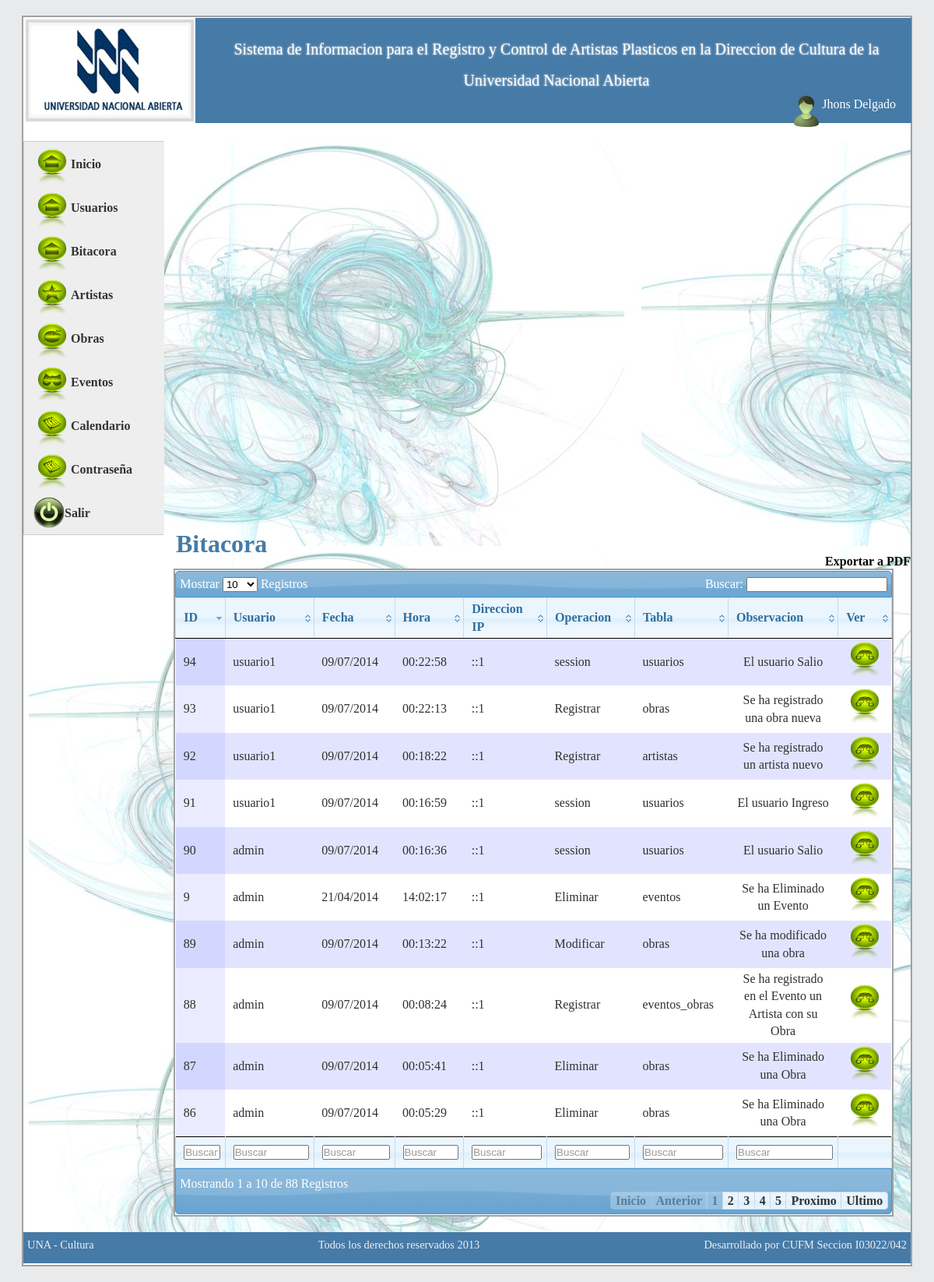
/sistema/controller/bitacora.php (signed in), run on the app's committed database.
### tables this page shows
CREATE TABLE IF NOT EXISTS `usuarios` (
  `id_usuarios` int(11) NOT NULL AUTO_INCREMENT,
  `usuario` varchar(50) NOT NULL,
  `clave` text NOT NULL,
  `estatus` int(1) NOT NULL,
  `usuario_reg` int(11) NOT NULL,
  `fecha_reg` date NOT NULL,
  `hora_reg` time NOT NULL,
  `usuario_mod` int(11) NOT NULL,
  `fecha_mod` date NOT NULL,
  `hora_mod` time NOT NULL,
  `intentos` int(11) NOT NULL,
  `tipo` varchar(10) NOT NULL,
  `nombre` varchar(100) NOT NULL,
  `apellido` varchar(100) NOT NULL,
  `tipo_cedula` varchar(1) NOT NULL,
  `num_cedula` int(11) NOT NULL,
  `email` varchar(100) DEFAULT NULL,
  `telefono` varchar(11) DEFAULT NULL,
  `cambioclave` varchar(1) NOT NULL DEFAULT 's',
  `session` int(11) NOT NULL DEFAULT '0',
  PRIMARY KEY (`id_usuarios`),
  UNIQUE KEY `usuario` (`usuario`),
  KEY `estatus` (`estatus`)
);

CREATE TABLE IF NOT EXISTS `bitacora` (
  `id_bitacora` int(11) NOT NULL AUTO_INCREMENT,
  `usuario` int(11) NOT NULL,
  `fecha_reg` date NOT NULL,
  `hora_reg` time NOT NULL,
  `tabla` varchar(100) NOT NULL,
  `operacion` varchar(20) NOT NULL,
  `observacion` text NOT NULL,
  `direccion_ip` varchar(100) NOT NULL,
  PRIMARY KEY (`id_bitacora`)
);

### sistema/controller/bitacora.php (called while the page is built, shortened)
<?php
include '../model/index.php';
$bitacora = new Bitacora();
$consulta = $bitacora->listado();
include '../web/layout/index.php';
?>

### sistema/model/BDculturaconexion.php (called while the page is built, shortened)
<?php
class BDculturaconexion {
    private $conexion;
    public function conectar() {
        if (!isset($this->conexion)) {
            $this->conexion = (mysql_connect("localhost", "root", "12345678")) or die(mysql_error());
        }
    }
    public function ejecutarsql($sql) {
        $resultado = mysql_query($sql, $this->conexion);
        return $resultado;
    }
}
?>

### sistema/model/Usuarios.php (called while the page is built, shortened)
<?php
class Usuarios extends BDculturaconexion {
    public function detalle($id) {
        $sql = "Select * from usuarios WHERE id_usuarios = '$id'";
        $consulta = $this->ejecutarsql($sql);
        return $consulta;
    }
    public function detalle2($id) {
        $sql = "select * from usuarios WHERE id_usuarios = '$id'";
        $consulta = $this->ejecutarsql($sql);
        $consulta = mysql_fetch_array($consulta);
        return $consulta;
    }
}
?>

### sistema/model/Bitacora.php (called while the page is built, shortened)
<?php
class Bitacora extends BDculturaconexion {
        public function listado() {
        $sql = "Select * from bitacora ORDER BY fecha_reg DESC, hora_reg DESC";
        $consulta = $this->ejecutarsql($sql);
        return $consulta;
    }
}
?>

### sistema/model/index.php (called while the page is built, shortened)
<?php
include '../model/BDculturaconexion.php';
include '../model/Usuarios.php';
include '../model/Bitacora.php';
function Ajustefecha($fecha) {
    if ($fecha != '') {
        $fecha = date('d/m/Y', strtotime($fecha));
        return $fecha;
    } else {
        return '';
    }
}
?>

### sistema/views/bitacora/index.php (the view, shortened to what this page needs)
<?php $class_usuario = new Usuarios(); ?>
<div>
    <div style="float: left;margin-left: 25px;"><h1 style="color: #467aa7;">Bitacora</h1></div>
</div>
<br />
   <div style="float: right">
       <a target="_blank" href="../web/dompdf/dompdf.php?nombrefile=Reporte.pdf&id=<?php echo $id; ?>&base_path=./../controller/&input_file=../../controller/exportar.php" >Exportar a PDF</a>
    </div>
<div id="container">
    <div id="demo">
        <table cellpadding="0" cellspacing="0" border="0" class="display" id="example">
            <thead>
                <tr>
                    <th>ID</th>
                    <th>Usuario</th>
                    <th>Fecha</th>
                    <th>Hora</th>
                    <th>Direccion IP</th>
                    <th>Operacion</th>
                    <th>Tabla</th>
                    <th>Observacion</th>
                    <th>Ver</th>
                </tr>
            </thead>
            <tbody>
                <?php
                while ($lista = mysql_fetch_array($consulta)) {
                    ?>
                    <tr>
                        <td><?php echo $lista['id_bitacora']; ?></td>
                        <td><?php $valor_usuario = $class_usuario->detalle2($lista['usuario']);
                        echo $valor_usuario['usuario']; ?></td>
                        <td><?php echo Ajustefecha($lista['fecha_reg']); ?></td>
                        <td><?php echo $lista['hora_reg']; ?></td>
                        <td><?php echo $lista['direccion_ip']; ?></td>
                        <td><?php echo $lista['operacion']; ?></td>
                        <td><?php echo $lista['tabla']; ?></td>
                        <td><center><?php echo $lista['observacion']; ?></center></td>
                <td><a href="detalle_bitacora.php?id=<?php echo $lista['id_bitacora']; ?>" >
                        <img src="../web/image/buscar.png" width="48px" height="48px" style="text-align: center;" />
                    </a></td>
                </tr>
                <?php
            }
            ?>
            </tbody>
            <tfoot>
                <tr>
                    <th><input type="text" name="search_id" value="Buscar" class="search_init" /></th>
                    <th><input type="text" name="search_tp_cedula" value="Buscar" class="search_init" /></th>
                    <th><input type="text" name="search_nombre" value="Buscar" class="search_init" /></th>
                    <th><input type="text" name="search_apellido" value="Buscar" class="search_init" /></th>
                    <th><input type="text" name="search_estados" value="Buscar" class="search_init" /></th>
                    <th><input type="text" name="search_telefono" value="Buscar" class="search_init" /></th>
                    <th><input type="text" name="search_correo" value="Buscar" class="search_init" /></th>
                    <th><input type="text" name="search_num_obras" value="Buscar" class="search_init" /></th>
                    <th></th>
                </tr>
            </tfoot>
        </table>
    </div>
</div>

### sistema/web/layout/header.php
<div id="header">
    <div style="width: 20%; float: left">
        <img src="../web/image/logo.png" alt="logo" />
    </div>
    <div style="width: 80%; float: right;">
        <p style="font-size: 20px; line-height: 40px; text-align: center; margin-left: 30px; margin-right: 30px; margin-top: 20px; text-shadow: 0px 0px 3px #F2F2F2;" >
            Sistema de Informacion para el Registro y Control de Artistas Plasticos en la Direccion de Cultura de la Universidad Nacional Abierta
        </p>
 <?php
        if ($_SESSION['usuario'] != '') {
            ?>
    <div style="color: #FFF; font-size: 16px; width: 200px; float: right; margin-right: 20px;" >
        <?php
        $id = @$_SESSION['usuario'];
        $user = new Usuarios();
        $usuario = $user->detalle($id);
        $usuario = mysql_fetch_array($usuario);
        ?>
        <div style="float: right;">
        <p style="float: right;"> <span style="margin-top: 1px;"><?php echo ucfirst($usuario['nombre']) . ' ' . ucfirst($usuario['apellido']); ?></span>   </p>
           </div>
        <div style="float: right;" ><img src="../web/css/images/usuario.png" width="40" /></div>
    </div>
        <?php } ?>
    </div>
</div>

### sistema/web/css/style_plantilla.css (style rules this page uses)
body { Tahoma,Arial,sans-serif;line-height:1.4em;text-align:center;color:#303030;background:#e8eaec }
* { margin:0;padding:0 }
a { color:#000;font-weight:bold;text-decoration:none;background-color:inherit }
a img { border:none }
#container { width:95%;margin:20px auto;padding:1px 0;text-align:left;background:#fff;color:#303030;border:2px solid #a0a0a0 }
#header { height:135px;width:100%;margin:0 1px 1px 1px;background:#467aa7;color:#fff }

### sistema/web/css/datatable/demo_table.css (style rules this page uses)
table.display { margin: 0 auto; clear: both; width: 100%; }
table.display thead th { padding: 3px 18px 3px 10px; border-bottom: 1px solid black; font-weight: bold; cursor: pointer; * cursor: hand; }
table.display tfoot th { padding: 3px 18px 3px 10px; border-top: 1px solid black; font-weight: bold; }
table.display td { padding: 3px 10px; }
tr.odd { background-color: #E2E4FF; }
tr.even { background-color: white; }
tfoot input { margin: 0.5em 0; width: 100%; color: #444; }
tfoot input.search_init { color: #999; }
tr.odd td.sorting_1 { background-color: #D3D6FF; }
tr.even td.sorting_1 { background-color: #EAEBFF; }

### data on the page
usuarios: nombre "Jhons", apellido "Delgado"
bitacora: id_bitacora "94", usuarios.usuario "usuario1", fecha_reg "09/07/2014", hora_reg "00:22:58", direccion_ip "::1", operacion "session", tabla "usuarios", observacion "El usuario Salio"
bitacora: id_bitacora "93", usuarios.usuario "usuario1", fecha_reg "09/07/2014", hora_reg "00:22:13", direccion_ip "::1", operacion "Registrar", tabla "obras", observacion "Se ha registrado una obra nueva"
bitacora: id_bitacora "92", usuarios.usuario "usuario1", fecha_reg "09/07/2014", hora_reg "00:18:22", direccion_ip "::1", operacion "Registrar", tabla "artistas", observacion "Se ha registrado un artista nuevo"
bitacora: id_bitacora "91", usuarios.usuario "usuario1", fecha_reg "09/07/2014", hora_reg "00:16:59", direccion_ip "::1", operacion "session", tabla "usuarios", observacion "El usuario Ingreso"
bitacora: id_bitacora "90", usuarios.usuario "admin", fecha_reg "09/07/2014", hora_reg "00:16:36", direccion_ip "::1", operacion "session", tabla "usuarios", observacion "El usuario Salio"
bitacora: id_bitacora "89", usuarios.usuario "admin", fecha_reg "09/07/2014", hora_reg "00:13:22", direccion_ip "::1", operacion "Modificar", tabla "obras", observacion "Se ha modificado una obra"
bitacora: id_bitacora "88", usuarios.usuario "admin", fecha_reg "09/07/2014", hora_reg "00:08:24", direccion_ip "::1", operacion "Registrar", tabla "eventos_obras", observacion "Se ha registrado en el Evento un Artista con su Obra"
bitacora: id_bitacora "87", usuarios.usuario "admin", fecha_reg "09/07/2014", hora_reg "00:05:41", direccion_ip "::1", operacion "Eliminar", tabla "obras", observacion "Se ha Eliminado una Obra"
bitacora: id_bitacora "86", usuarios.usuario "admin", fecha_reg "09/07/2014", hora_reg "00:05:29", direccion_ip "::1", operacion "Eliminar", tabla "obras", observacion "Se ha Eliminado una Obra"
bitacora: id_bitacora "9", usuarios.usuario "admin", fecha_reg "21/04/2014", hora_reg "14:02:17", direccion_ip "::1", operacion "Eliminar", tabla "eventos", observacion "Se ha Eliminado un Evento"
